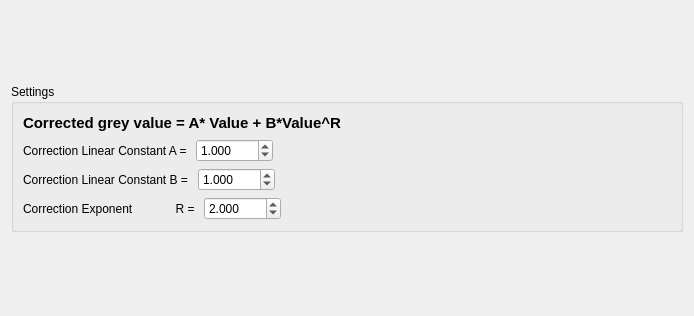
              <widget class="QWidget" name="page_MethodBHC">
               <property name="geometry">
                <rect>
                 <x>0</x>
                 <y>0</y>
                 <width>694</width>
                 <height>316</height>
                </rect>
               </property>
               <attribute name="label">
                <string>BHC</string>
               </attribute>
               <layout class="QVBoxLayout" name="verticalLayout_18">
                <item>
                 <widget class="QGroupBox" name="groupBox_BHCSettings">
                  <property name="sizePolicy">
                   <sizepolicy hsizetype="Preferred" vsizetype="Fixed">
                    <horstretch>0</horstretch>
                    <verstretch>0</verstretch>
                   </sizepolicy>
                  </property>
                  <property name="title">
                   <string>Settings</string>
                  </property>
                  <layout class="QVBoxLayout" name="verticalLayout_15">
                   <item>
                    <layout class="QHBoxLayout" name="horizontalLayout_Formular">
                     <item>
                      <widget class="QLabel" name="label_Formular">
                       <property name="sizePolicy">
                        <sizepolicy hsizetype="Preferred" vsizetype="Minimum">
                         <horstretch>0</horstretch>
                         <verstretch>0</verstretch>
                        </sizepolicy>
                       </property>
                       <property name="font">
                        <font>
                         <pointsize>11</pointsize>
                         <weight>75</weight>
                         <bold>true</bold>
                        </font>
                       </property>
                       <property name="text">
                        <string>Corrected grey value = A* Value + B*Value^R </string>
                       </property>
                      </widget>
                     </item>
                     <item>
                      <spacer name="horizontalSpacer_18">
                       <property name="orientation">
                        <enum>Qt::Horizontal</enum>
                       </property>
                       <property name="sizeHint" stdset="0">
                        <size>
                         <width>40</width>
                         <height>20</height>
                        </size>
                       </property>
                      </spacer>
                     </item>
                    </layout>
                   </item>
                   <item>
                    <layout class="QHBoxLayout" name="horizontalLayout_CorrectionLinearConstant">
                     <item>
                      <widget class="QLabel" name="label_BHC_CorrectionLinearConstantC">
                       <property name="sizePolicy">
                        <sizepolicy hsizetype="Preferred" vsizetype="Minimum">
                         <horstretch>0</horstretch>
                         <verstretch>0</verstretch>
                        </sizepolicy>
                       </property>
                       <property name="text">
                        <string>Correction Linear Constant A = </string>
                       </property>
                      </widget>
                     </item>
                     <item>
                      <widget class="QDoubleSpinBox" name="doubleSpinBox_BHCCorrectionLinearConstA">
                       <property name="decimals">
                        <number>3</number>
                       </property>
                       <property name="minimum">
                        <double>0.001000000000000</double>
                       </property>
                       <property name="maximum">
                        <double>1000.000000000000000</double>
                       </property>
                       <property name="singleStep">
                        <double>0.100000000000000</double>
                       </property>
                       <property name="value">
                        <double>1.000000000000000</double>
                       </property>
                      </widget>
                     </item>
                     <item>
                      <spacer name="horizontalSpacer_27">
                       <property name="orientation">
                        <enum>Qt::Horizontal</enum>
                       </property>
                       <property name="sizeHint" stdset="0">
                        <size>
                         <width>40</width>
                         <height>20</height>
                        </size>
                       </property>
                      </spacer>
                     </item>
                    </layout>
                   </item>
                   <item>
                    <layout class="QHBoxLayout" name="horizontalLayout_CorrectionLinearConstant_2">
                     <item>
                      <widget class="QLabel" name="label_BHC_CorrectionLinearConstantB">
                       <property name="sizePolicy">
                        <sizepolicy hsizetype="Preferred" vsizetype="Minimum">
                         <horstretch>0</horstretch>
                         <verstretch>0</verstretch>
                        </sizepolicy>
                       </property>
                       <property name="text">
                        <string>Correction Linear Constant B = </string>
                       </property>
                      </widget>
                     </item>
                     <item>
                      <widget class="QDoubleSpinBox" name="doubleSpinBox_BHCCorrectionLinearConstB">
                       <property name="decimals">
                        <number>3</number>
                       </property>
                       <property name="minimum">
                        <double>0.001000000000000</double>
                       </property>
                       <property name="maximum">
                        <double>1000.000000000000000</double>
                       </property>
                       <property name="singleStep">
                        <double>0.100000000000000</double>
                       </property>
                       <property name="value">
                        <double>1.000000000000000</double>
                       </property>
                      </widget>
                     </item>
                     <item>
                      <spacer name="horizontalSpacer_31">
                       <property name="orientation">
                        <enum>Qt::Horizontal</enum>
                       </property>
                       <property name="sizeHint" stdset="0">
                        <size>
                         <width>40</width>
                         <height>20</height>
                        </size>
                       </property>
                      </spacer>
                     </item>
                    </layout>
                   </item>
                   <item>
                    <layout class="QHBoxLayout" name="horizontalLayout_CorrectionExponent">
                     <item>
                      <widget class="QLabel" name="label_BHC_CorrectionExpo">
                       <property name="sizePolicy">
                        <sizepolicy hsizetype="Preferred" vsizetype="Minimum">
                         <horstretch>0</horstretch>
                         <verstretch>0</verstretch>
                        </sizepolicy>
                       </property>
                       <property name="text">
                        <string>Correction Exponent             R = </string>
                       </property>
                      </widget>
                     </item>
                     <item>
                      <widget class="QDoubleSpinBox" name="doubleSpinBox_BHCCorrectionExpo">
                       <property name="decimals">
                        <number>3</number>
                       </property>
                       <property name="minimum">
                        <double>0.001000000000000</double>
                       </property>
                       <property name="maximum">
                        <double>1000.000000000000000</double>
                       </property>
                       <property name="singleStep">
                        <double>0.100000000000000</double>
                       </property>
                       <property name="value">
                        <double>2.000000000000000</double>
                       </property>
                      </widget>
                     </item>
                     <item>
                      <spacer name="horizontalSpacer_16">
                       <property name="orientation">
                        <enum>Qt::Horizontal</enum>
                       </property>
                       <property name="sizeHint" stdset="0">
                        <size>
                         <width>40</width>
                         <height>20</height>
                        </size>
                       </property>
                      </spacer>
                     </item>
                    </layout>
                   </item>
                  </layout>
                 </widget>
                </item>
               </layout>
              </widget>
